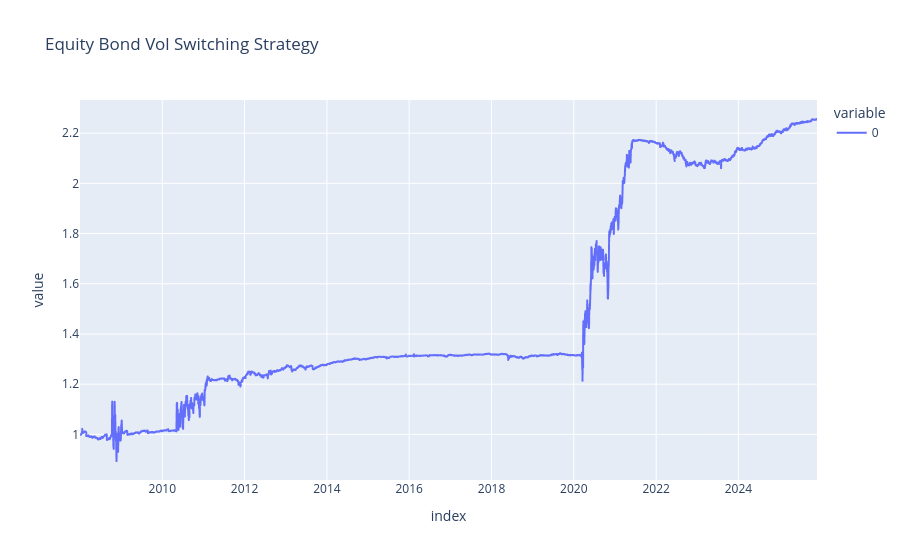

Notebook source saved alongside this figure:
### Markdown cell above
## 3. Volatility-driven equity-to-bond switching

### Code cell
df_vol = df_price.pct_change().rolling(window=vol_window).std() * np.sqrt(252)
df_signal = pd.DataFrame(index=df_price.index, columns=df_price.columns, dtype=float)
df_signal.loc[df_vol.equity > vol_threshold_buy, 'equity'] = 1
df_signal.loc[df_vol.equity < vol_threshold_sell, 'equity'] = 0
df_signal = df_signal.ffill()
df_signal.loc[:, 'equity'] = df_signal.equity.fillna(0)
df_signal.loc[df_signal.equity == 0, 'bond'] = 1
df_signal.loc[df_signal.equity == 1, 'bond'] = 0
portfolio_level = df_price.pct_change().multiply(df_signal).sum(axis=1).add(1).cumprod()
portfolio_returns = portfolio_level.pct_change().dropna()

sharpe = (portfolio_returns.mean() * 252) / (portfolio_returns.std() * np.sqrt(252))
print(f'sharpe ratio: {sharpe:.2f}')

total_performance = portfolio_level.iloc[-1] / portfolio_level.iloc[0]
n = ((portfolio_level.index[-1]-portfolio_level.index[0]).days / 365)
x = total_performance**(1/n) -1
print(f'annualized return: {x:.2%}')

px.line(portfolio_level, title='Equity Bond Vol Switching Strategy')

### Figure 1 — Plotly figure (JSON) as saved in the notebook; plotly's stock layout.template omitted (floating-point values rounded to 4 significant figures; data arrays with more than 128 entries replaced by an {"elided": "..."} marker saying what was removed)
{"data": [{"hovertemplate": "variable=0<br>index=%{x}<br>value=%{y}<extra></extra>", "legendgroup": "0", "line": {"color": "#636efa", "dash": "solid"}, "marker": {"symbol": "circle"}, "mode": "lines", "name": "0", "showlegend": true, "type": "scattergl", "x": {"elided": "4537 str values"}, "xaxis": "x", "y": {"elided": "4537 float values"}, "yaxis": "y"}], "layout": {"legend": {"title": {"text": "variable"}, "tracegroupgap": 0}, "title": {"text": "Equity Bond Vol Switching Strategy"}, "xaxis": {"anchor": "y", "domain": [0, 1], "title": {"text": "index"}}, "yaxis": {"anchor": "x", "domain": [0, 1], "title": {"text": "value"}}}}
